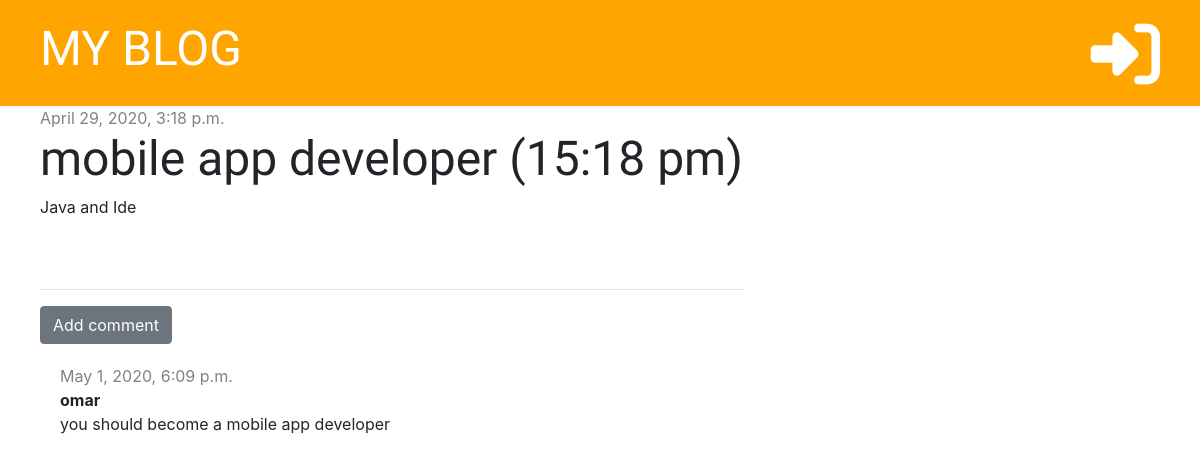
The app's page /post/2/ with its own data.
### bolg/models.py (models this page shows, shortened)
class Post(models.Model):
    author =  models.ForeignKey('auth.User', on_delete=models.CASCADE)
    title = models.CharField(max_length=200)
    text = models.TextField()
    created_date = models.DateTimeField(default=timezone.now)
    published_date = models.DateTimeField(blank=True, null=True)

class Comment(models.Model):
    post = models.ForeignKey('bolg.Post', on_delete=models.CASCADE, related_name='comments')
    author = models.CharField(max_length=200)
    created_date = models.DateTimeField(default=timezone.now())
    text = models.TextField()

### bolg/views.py (the view)
# urls.py: path('post/<int:pk>/', views.post_detail, name='post_detail'),
def post_detail(request, pk):
    post = get_object_or_404(Post, pk=pk)
    stuff_for_frontend = {'post':post}
    return render(request, 'bolg/post_detail.html', stuff_for_frontend)

### bolg/templates/bolg/post_detail.html (shortened to what this page needs)
{% extends 'bolg/base.html' %}
{% block content %}
    <div class="post">
        {% if post.published_date %}
            <div class="date">
                {{ post.published_date }}
            </div>
        {% else %}
            <a href="{% url 'post_publish' pk=post.pk %}" class="btn btn-primary">Publish</a>
        {% endif %}
        <h1>{{ post.title }}</h1>
        <p>{{ post.text|linebreaksbr }}</p>
    </div>
    <hr>
    <a href="{% url 'add_comment_to_post' pk=post.pk %}" class="btn btn-secondary">Add comment</a>
    {% for comment in post.comments.all %}
        <div class="comment">
            <div class="date">
                {{ comment.created_date }}
            </div>
            <strong>{{ comment.author }}</strong>
            <p>{{ comment.text }}</p>
        </div>
    {% empty %}
        <p>No comments yet...</p>
    {% endfor %}
{% endblock %}

### bolg/static/css/bolg.css (style rules this page uses)
h1, h2, h3, h4 { font-family: 'Tangerine', 'Inconsolata', 'Droid Sans', serif; font-size: 48px; }
.date { color: #828282; }
.post { margin-bottom: 70px; }
.comment { margin: 20px 0px 20px 20px; }

### records on screen
Post: published_date "April 29, 2020, 3:18 p.m.", title "mobile app developer (15:18 pm)", text "Java and Ide"
Comment: created_date "May 1, 2020, 6:09 p.m.", author "omar", text "you should become a mobile app developer"
